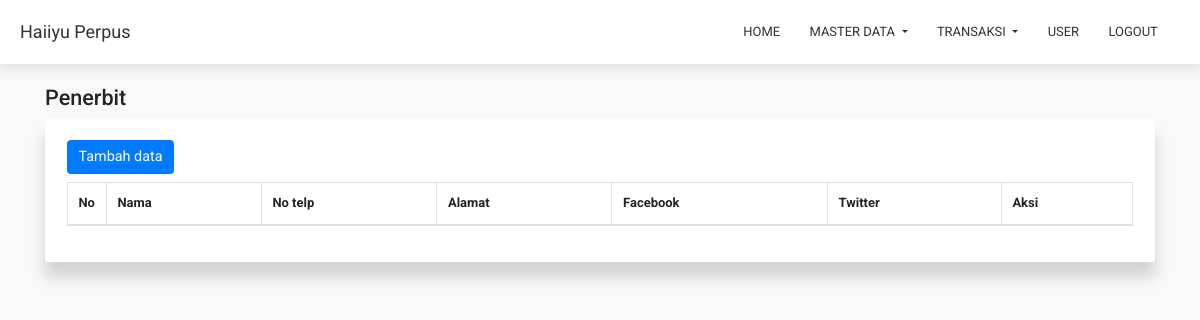
/?c=publisher (signed in), run on an earlier commit of the app's database.
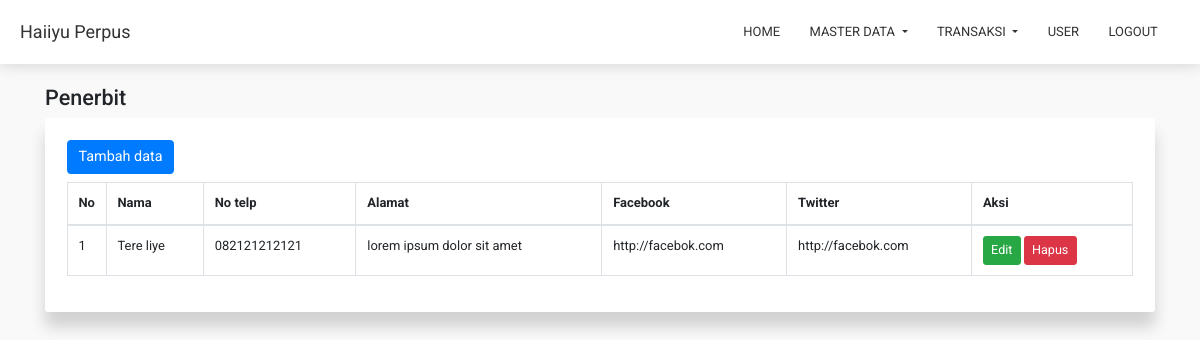
And on a later commit of the database.
### tables this page shows
CREATE TABLE `publishers` (
  `id` int(11) NOT NULL,
  `name` varchar(50) NOT NULL,
  `phone_number` varchar(20) NOT NULL,
  `address` text NOT NULL,
  `email` varchar(50) NOT NULL,
  `facebook` varchar(100) NOT NULL,
  `twitter` varchar(100) NOT NULL
);

### app/helper.php (called while the page is built, shortened)
<?php
function url($to = ''){
  $base_url = str_replace(basename($_SERVER['SCRIPT_NAME']), '', $_SERVER['SCRIPT_NAME']);
  $base_url .= $to;
  return $base_url;
}
function get($name){
  return isset($_GET[$name]) ? $_GET[$name] : null;
}

### resources/publisher/index.php (the view, shortened to what this page needs)
<?php
  $table = 'publishers';
?>
<div class="container mt-4">
  <h4><?=isset($title) ? $title : '' ?></h4>
  <div class="row">
    <div class="col-sm-12">
      <div class="card c-card">
        <div class="card-body p-4">
          <a href="<?=url('?c=publisher-create')?>" class="btn btn-primary mb-2">Tambah data</a>
          <table class="table table-bordered">
            <thead>
              <tr>
                <th style="width: 20px;">No</th>
                <th>Nama</th>
                <th>No&nbsp;telp</th>
                <th>Alamat</th>
                <th>Facebook</th>
                <th>Twitter</th>
                <th>Aksi</th>
              </tr>
            </thead>
            <tbody>
              <?php
                $no = 1;
                $data = mysqli_query($conn, "SELECT * FROM `$table` order by `id` desc");
                while($r = mysqli_fetch_object($data)){
              ?>
              <tr>
                <td><?=$no?></td>
                <td><?=$r->name?></td>
                <td><?=$r->phone_number?></td>
                <td><?=$r->address?></td>
                <td><?=$r->facebook?></td>
                <td><?=$r->twitter?></td>
                <td>
                  <a href="<?=url('?c=publisher-edit&id='.$r->id)?>" class="btn btn-success btn-sm">Edit</a>
                  <form method="post" class="d-inline-block">
                    <button class="btn btn-danger btn-sm" name="remove" onclick="return confirm('Hapus data tersebut?')">Hapus</button>
                  </form>
                </td>
              </tr>
              <?php
                  $no++;
                }
              ?>
            </tbody>
          </table>
        </div>
      </div>
    </div>
  </div>
</div>

What changed in the data, as far as the page shows it:
added publishers: name "Tere liye", phone_number "082121212121", address "lorem ipsum dolor sit amet", facebook "http://facebok.com", twitter "http://facebok.com"
